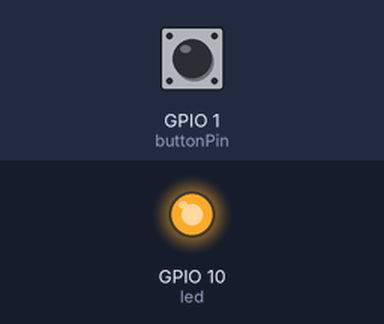
The sketch below on a simulated Seeed XIAO ESP32-C3. On the bench: output pins drawn as LEDs (lit = HIGH). The test bench sets the inputs (shaded band); at power-on: GPIO 1 (buttonPin) HIGH.

Above: at 1.2 s.
1.3 s: GPIO 1 (buttonPin) pulled LOW for 0.15 s
At 1.37 s:
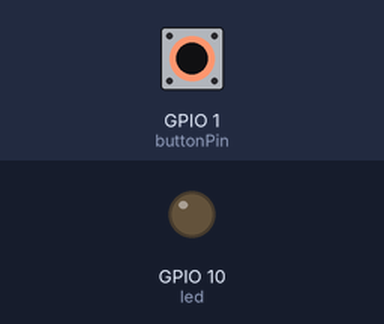
2.9 s: GPIO 1 (buttonPin) pulled LOW for 3.2 s
At 6.8 s:
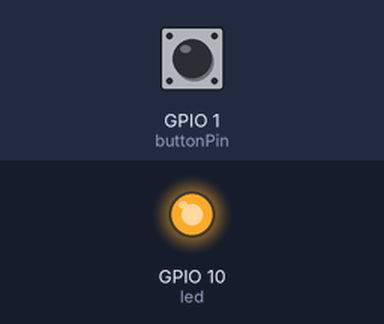
Timing chart, 0 to 8.3 s (numbered marks = the images above; inputs shaded):
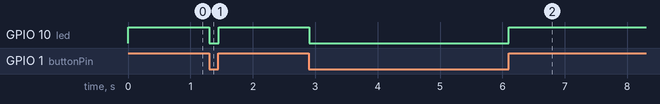

The sketch:

L2_Button_XIAO_ESP32C3_en.ino
````cpp
/*
 * Button controlling external LED of XIA

Apologies for the confusion. It seems that there was an issue with quoting text from the document. Let's continue:

#### Task 2: Use the button on the XIAO expansion board to control the external LED on the XIAO ESP32C3
For the Seeed XIAO ESP32C3, it doesn't have an on-board LED for users to use. To execute the Blink program, you first need to connect an LED to the board's `D10` pin as shown.

> ⚠️ Note: Make sure to add a resistor (about 150Ω) in series with the LED to limit the current flowing through the LED and prevent overcurrent from burning out the LED.

Then, copy the following program into the Arduino IDE:
```cpp
/*
 * Button controlling external LED of XIAO ESP32C3
 */

const int buttonPin = 1;     // The pin number of the button
int buttonState = 0;    // Variable for reading the button status
int led = D10;  // Pin number of the LED

void setup() {
  // Initialize the LED pin as an output:
  pinMode(led, OUTPUT);
  // Initialize the button pin as an input:
  pinMode(buttonPin, INPUT_PULLUP);
}

void loop() {
  // Read the state of the button:
  buttonState = digitalRead(buttonPin);
  // Check if the button is pressed. If it is, the button state is HIGH
  if (buttonState == HIGH) {
    // Turn the LED on:
    digitalWrite(led, HIGH);
  }
  else {
    // Turn the LED off:
    digitalWrite(led, LOW);
  }
}
````

Measured:
- after the input at 1.3 s, GPIO 10 (led): HIGH → LOW at once, → HIGH 0.15 s later
- after the input at 2.9 s, GPIO 10 (led): HIGH → LOW at once, → HIGH 3.2 s later
